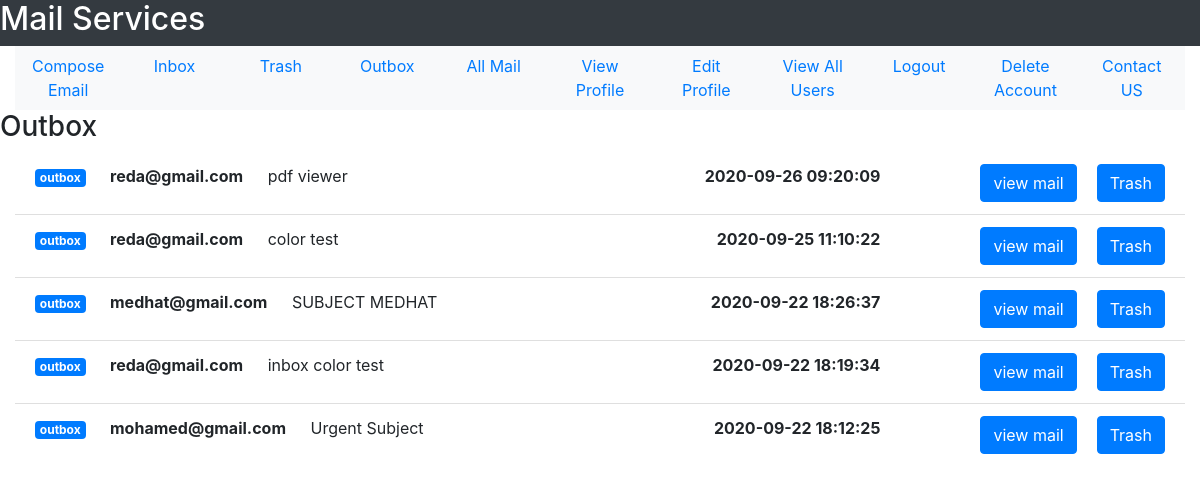
The page /outbox (signed in) on the database as committed earlier.
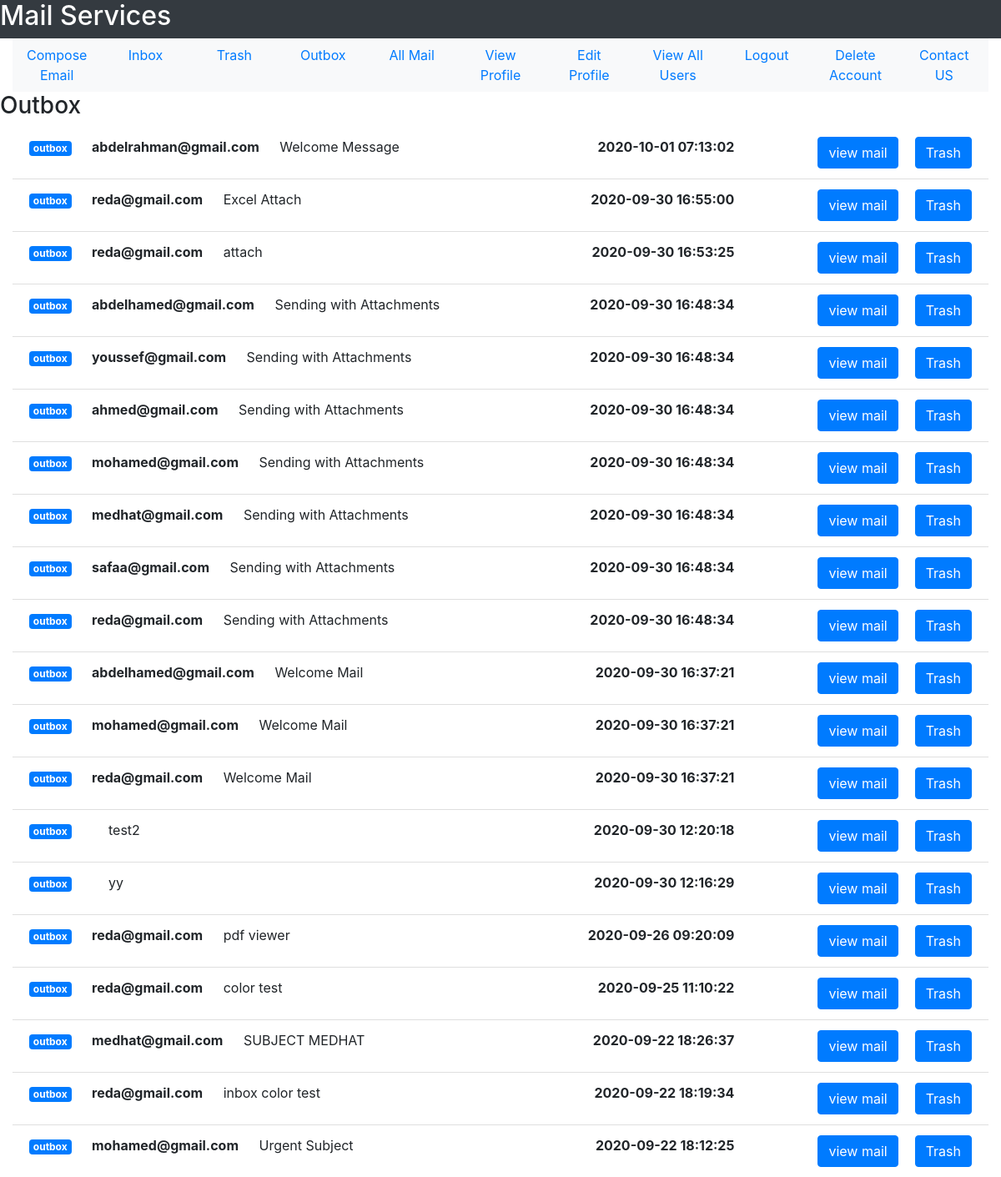
The same page on the database as committed later.
### tables this page shows
CREATE TABLE user(user_id INTEGER PRIMARY KEY, user_name TEXT NOT NULL, user_email TEXT NOT NULL, user_password TEXT  NOT NULL, user_gender TEXT NOT NULL, user_date_of_birth TEXT NOT NULL, user_city TEXT NOT NULL, user_country TEXT NOT NULL, user_contact INTEGER, user_account_creation_date TEXT NOT NULL, user_active INTEGER DEFAULT 0 CHECK(user_active == 1 OR user_active == 0), UNIQUE(user_email));

CREATE TABLE mail(mail_id INTEGER PRIMARY KEY, sender_id INTEGER NOT NULL, receiver_id INTEGER NOT NULL, mail_subject TEXT, mail_body TEXT,  mail_date TEXT NOT NULL,mail_seen INTEGER DEFAULT 0 CHECK(mail_seen == 0 OR mail_seen == 1), sender_trashed INTEGER DEFAULT 0 CHECK(sender_trashed == 0 OR sender_trashed == 1), receiver_trashed INTEGER DEFAULT 0 CHECK(receiver_trashed == 0 OR receiver_trashed == 1), FOREIGN KEY(sender_id, receiver_id) REFERENCES user(user_id, user_id));

### User/User_Mail/user_mail.py (the view)
@user_mail_bp.route("/outbox")
def see_outbox():
    sqlite_connection = sqlite3.connect('MAIL_DB.db')
    sender_id = get_user_id(session['email'])
    select_sender_query = """SELECT * FROM mail WHERE sender_id = ? AND sender_trashed = ? ORDER BY  mail_id DESC;"""
    user_outbox = sqlite_connection.execute(select_sender_query, (sender_id, 0))
    outbox = []
    mail_data = {}
    for mail in user_outbox:
        mail_data['mail_id'] = mail[0]
        mail_data['sender_id'] = mail[1]
        mail_data['sender_mail'] = get_user_email(mail[1])
        mail_data['receiver_id'] = mail[2]
        mail_data['receiver_mail'] = get_user_email(mail[2])
        mail_data['mail_subject'] = mail[3]
        mail_data['mail_body'] = mail[4]
        mail_data['mail_date'] = remove_milli_seconds(mail[5])
        mail_data['mail_seen'] = mail[6]
        if check_attachment_exist(mail[0]):
            mail_data['mail_attachments'] = get_attachments(mail[0])
        outbox.append(mail_data)
        mail_data = {}
    sqlite_connection.close()
    return render_template("User_Mail/outbox.html", outbox_mails = outbox)

### User/User_Mail/user_mail.py (called while the page is built)
def get_user_id(user_email):
    sqlite_connection = sqlite3.connect('MAIL_DB.db')
    select_user_query = """SELECT user_id FROM user WHERE user_email = ?;"""
    select_user_query_data = (user_email,)
    user_record = sqlite_connection.execute(select_user_query, select_user_query_data)
    user_id = 0
    for data in user_record:
        user_id = data[0]
    sqlite_connection.close()
    return user_id

def get_user_email(user_id):
    sqlite_connection = sqlite3.connect('MAIL_DB.db')
    select_user_query = """SELECT user_email FROM user WHERE user_id = ?;"""
    select_user_query_data = (user_id,)
    user_record = sqlite_connection.execute(select_user_query, select_user_query_data)
    user_email = ""
    for data in user_record:
        user_email = data[0]
    sqlite_connection.close()
    return user_email

def remove_milli_seconds(full_date):
    date = datetime.strptime(full_date, '%Y-%m-%d %H:%M:%S.%f')
    return date.strftime('%Y-%m-%d %H:%M:%S')

### User/User_Mail/templates/User_Mail/outbox.html (shortened to what this page needs)
<!DOCTYPE html>
<html lang = "en">
    <head>
        <link rel="stylesheet" href="https://maxcdn.bootstrapcdn.com/bootstrap/4.5.2/css/bootstrap.min.css">
    </head>
<body>
    <div class = "container-fluid">
    <div class = "row bg-dark text-white">
        <h2>Mail Services</h2>
    </div>
    <div>
        <ul class = "nav nav-justified bg-light">
            <li class = 'nav-item'>
                <a href = "{{url_for('user_mail_bp.compose_email')}}" class = 'nav-link'>Compose Email</a>
            </li>
            <li class = 'nav-item'>
                <a href = "{{url_for('user_mail_bp.see_inbox')}}" class = 'nav-link'>Inbox</a>
            </li>
            <li class = 'nav-item'>
                <a href = "{{url_for('user_mail_bp.trash')}}" class = 'nav-link'>Trash</a>
            </li>
            <li class = 'nav-item'>
                <a href = "{{url_for('user_mail_bp.see_outbox')}}" class = 'nav-link'>Outbox</a>
            </li>
            <li class = 'nav-item'>
                <a href = "{{url_for('user_mail_bp.see_all_mail')}}" class = 'nav-link'>All Mail</a>
            </li>
            <li class = 'nav-item'>
                <a href = "{{url_for('user_profile_bp.view_profile')}}" class = 'nav-link'>View Profile</a>
            </li>
            <li class = 'nav-item'>
                <a href = "{{url_for('user_profile_bp.edit_profile_form')}}" class = 'nav-link'>Edit Profile</a>
            </li>
            <li class = 'nav-item'>
                <a href = "{{url_for('user_profile_bp.view_all_users')}}" class = 'nav-link'>View All Users</a>
            </li>
            <li class = 'nav-item'>
                <a href = "{{url_for('user_profile_bp.logout')}}" class = 'nav-link'>Logout</a>
            </li>
            <li class = 'nav-item'>
                <a href = "{{url_for('user_profile_bp.delete_account')}}" class = 'nav-link'>Delete Account</a>
            </li>
            <li class = 'nav-item'>
                <a href = '#' class = 'nav-link'>Contact US</a>
            </li>
        </ul>
    </div>
    <div class = "row">
        <h3>Outbox</h3>
    </div>
    <div>
       <ul class = "list-group list-group-flush">
           {% for mail in outbox_mails %}
           <li class = "list-group-item">
               <span class = "badge badge-primary">outbox</span>
               <strong style = "margin-left: 20px;">{{mail['receiver_mail']}}</strong>
               <span style = "margin-left: 20px;">{{mail['mail_subject']}}</span>
               <a href = "{{url_for('user_mail_bp.outbox_to_trash', mail_id = mail['mail_id'])}}"
               class = "btn btn-primary float-right" style = "margin-left: 20px;">Trash</a>
               <a href = "{{url_for('user_mail_bp.view_mail', mail_id = mail['mail_id'])}}"
               class = "btn btn-primary float-right">view mail</a>
               <strong style = "margin-right: 100px;" class = "float-right">{{mail['mail_date']}}</strong>
           </li>
           {% endfor %}
       </ul>
    </div>
    </div>
</body>
</html>

Rows that differ between the two databases and show on the page:
added user: receiver_mail "abdelrahman@gmail.com"
added mail: mail_subject "Welcome Message"
added mail: mail_subject "Excel Attach"
added mail: mail_subject "attach"
now on this page (row unchanged): user: receiver_mail "abdelhamed@gmail.com" "abdelhamed@gmail.com"
added mail: mail_subject "Sending with Attachments"
now on this page (row unchanged): user: receiver_mail "youssef@gmail.com"
added mail: mail_subject "Sending with Attachments"
now on this page (row unchanged): user: receiver_mail "ahmed@gmail.com"
added mail: mail_subject "Sending with Attachments"
added mail: mail_subject "Sending with Attachments"
added mail: mail_subject "Sending with Attachments"
now on this page (row unchanged): user: receiver_mail "safaa@gmail.com"
added mail: mail_subject "Sending with Attachments"
added mail: mail_subject "Sending with Attachments"
added mail: mail_subject "Welcome Mail"
added mail: mail_subject "Welcome Mail"
added mail: mail_subject "Welcome Mail"
added mail: mail_subject "test2"
added mail: mail_subject "yy"
Other text that changed with them:
new list line: "outbox Trash view mail 2020-10-01 07:13:02"
new list line: "outbox Trash view mail 2020-09-30 16:55:00"
new list line: "reda@gmail.com"
new list line: "outbox Trash view mail 2020-09-30 16:53:25"
new list line: "outbox Trash view mail 2020-09-30 16:48:34"
new list line: "mohamed@gmail.com"
new list line: "medhat@gmail.com"
new list line: "outbox Trash view mail 2020-09-30 16:37:21"
new list line: "outbox Trash view mail 2020-09-30 12:20:18"
new list line: "outbox Trash view mail 2020-09-30 12:16:29"
